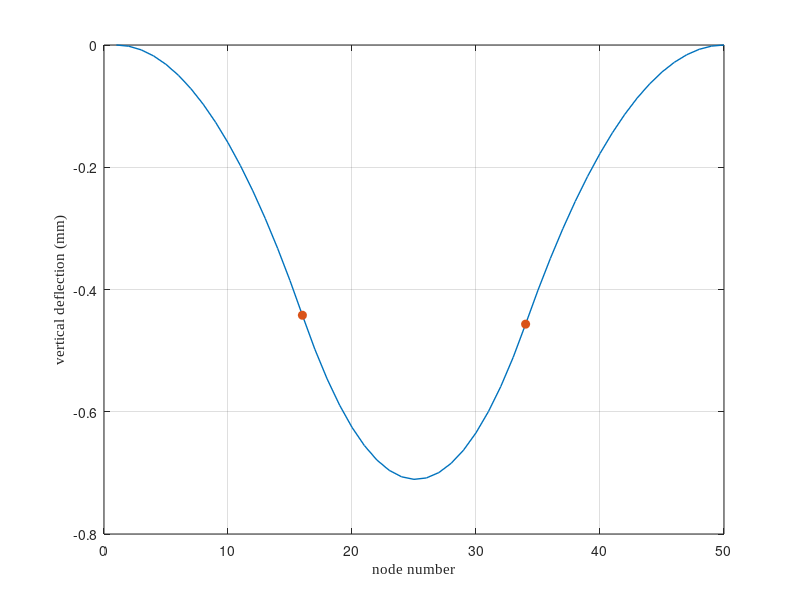
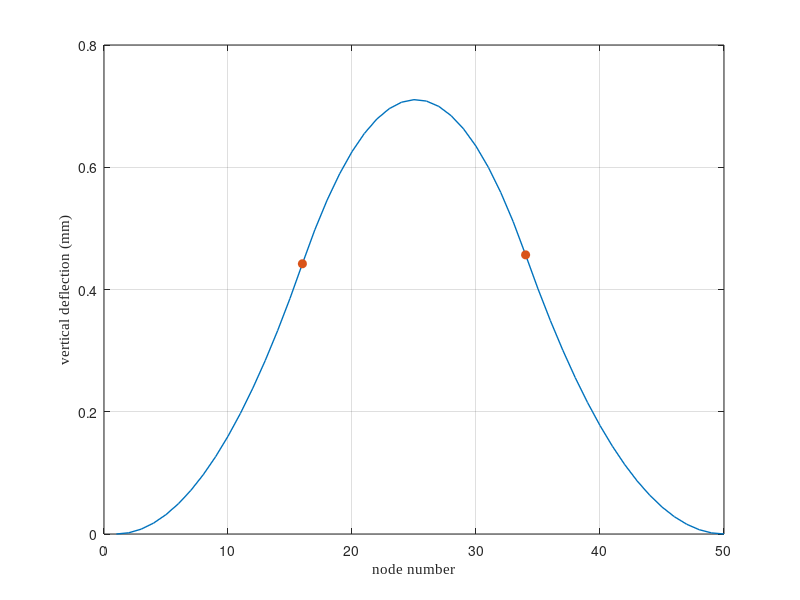
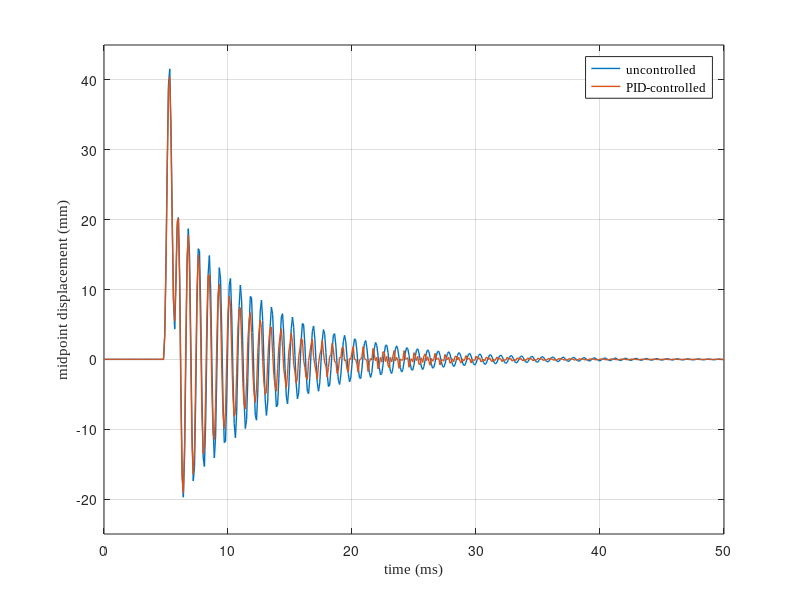
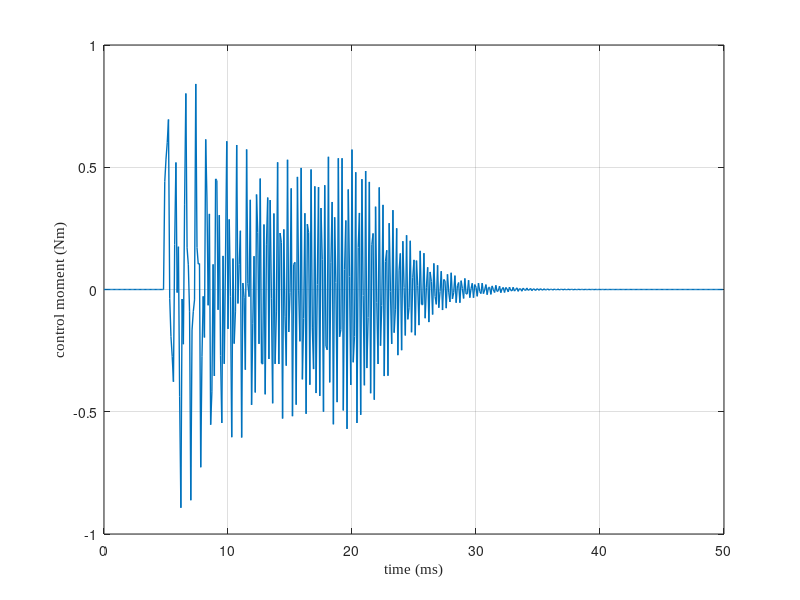

These charts were generated, in order, by the following MATLAB code: (Note: this script raises an error after producing the figures.)
clear; clc; close all;
% Directory to save figures
saveDir = 'C:\Users\trott\Dropbox\Conference Papers\In Progress\Roberts2025_IMECE\Latex\Figures';
if ~exist(saveDir, 'dir')
    mkdir(saveDir);
end

%% FEM Model Setup
% nElem = 49; E = 210e9; A = 0.01; I = 8.333e-6; rho = 7850; L = 2;
%nElem = 49; E = 210e9; width = 0.05; thickness = 0.005; rho = 7850; L = 1;
nElem = 49; E = 1.8602e10; width = 0.0254; thickness = 0.0016002; rho = 515.379; L = 0.0889;
A = width * thickness; I = (width * thickness^3) / 12; 
nNode = nElem + 1; dof_per_node = 3; totalDOF = nNode * dof_per_node;
Le = L / nElem;
nFrames = 50; colors = lines(nFrames);

% Element matrices
ke_axial = (E*A/Le)*[1 -1; -1 1];
ke_bend = (E*I/Le^3)*[12 6*Le -12 6*Le; 6*Le 4*Le^2 -6*Le 2*Le^2;
                      -12 -6*Le 12 -6*Le; 6*Le 2*Le^2 -6*Le 4*Le^2];
ke = zeros(6); me = zeros(6);
axial = [1 4]; bend = [2 3 5 6];
ke(axial,axial) = ke_axial; ke(bend,bend) = ke_bend;

me_axial = (rho*A*Le/6)*[2 1; 1 2];
me_bend = (rho*A*Le/420)*[156 22*Le 54 -13*Le; 22*Le 4*Le^2 13*Le -3*Le^2;
                          54 13*Le 156 -22*Le; -13*Le -3*Le^2 -22*Le 4*Le^2];
me(axial,axial) = me_axial; me(bend,bend) = me_bend;

K = zeros(totalDOF); M = zeros(totalDOF);
for e = 1:nElem
    idx = (e-1)*dof_per_node + (1:6);
    K(idx,idx) = K(idx,idx) + ke;
    M(idx,idx) = M(idx,idx) + me;
end

% Fixed-fixed boundary
fixedDOF = [1,2,3, totalDOF-2, totalDOF-1, totalDOF];
freeDOF = setdiff(1:totalDOF, fixedDOF);
Kf = K(freeDOF,freeDOF); Mf = M(freeDOF,freeDOF);

%% Static Deflection Under Moment Couple
% Prepare load vector
F_static = zeros(totalDOF, 1);

% Define same moment couple as in control: Nodes 20 and 30
nodeL = 16; nodeR = 34;
DOF_thetaL = (nodeL - 1)*dof_per_node + 3;
DOF_thetaR = (nodeR - 1)*dof_per_node + 3;

M0 = 0.5;  % Nm magnitude of static moment
F_static(DOF_thetaL) = -M0;
F_static(DOF_thetaR) = +M0;

% Apply boundary conditions
F_static_reduced = F_static(freeDOF);

% Solve static equilibrium: Kf * u = F_static
U_static = zeros(totalDOF, 1);
U_static(freeDOF) = Kf \ F_static_reduced;

% Extract vertical displacements
x_nodes = 1:nNode;
w_static = U_static(2:dof_per_node:end);  % vertical DOFs

figure('Units','inches','Position',[1 1 3.6 2.0]);
plot(x_nodes, 1e3*w_static, '-', 'LineWidth', 1);
hold on;

% Mark moment application nodes with red circles
plot(x_nodes([nodeL, nodeR]), 1e3*w_static([nodeL, nodeR]), 'o', ...
     'MarkerSize', 6, 'MarkerFaceColor', colors(2,:), 'Color', colors(2,:));

xlabel('node number', 'FontName', 'Times New Roman', 'FontSize', 11);
ylabel('vertical deflection (mm)', 'FontName', 'Times New Roman', 'FontSize', 11);
ylim([-0.8 0]);
grid on; box on;
print(gcf, fullfile(saveDir, 'static_deflection_moment1'), '-dpng', '-r300');


F_static(DOF_thetaL) = +M0;  % flipped
F_static(DOF_thetaR) = -M0;

% Apply BCs and solve
F_static_reduced = F_static(freeDOF);
U_static = zeros(totalDOF, 1);
U_static(freeDOF) = Kf \ F_static_reduced;

% Extract and plot
x_nodes = 1:nNode;
w_static = U_static(2:dof_per_node:end);  % vertical DOFs

figure('Units','inches','Position',[1 1 3.6 2.0]);
plot(x_nodes, 1e3*w_static, '-', 'LineWidth', 1);
hold on;

% Mark moment application nodes with red circles
plot(x_nodes([nodeL, nodeR]), 1e3*w_static([nodeL, nodeR]), 'o', ...
     'MarkerSize', 6, 'MarkerFaceColor', colors(2,:), 'Color', colors(2,:));
xlabel('node number', 'FontName', 'Times New Roman', 'FontSize', 11);
ylabel('vertical deflection (mm)', 'FontName', 'Times New Roman', 'FontSize', 11);
ylim([0 0.8]);
grid on; box on;
print(gcf, fullfile(saveDir, 'static_deflection_moment2'), '-dpng', '-r300');

%% Rayleigh damping
zeta1 = 0.02; zeta2 = 0.02;
[Phi,D] = eig(Kf,Mf); omega = sqrt(diag(D));
A = [1/(2*omega(1)) omega(1)/2; 1/(2*omega(2)) omega(2)/2];
ab = A\[zeta1; zeta2]; alpha = ab(1); beta = ab(2);
Cf = alpha*Mf + beta*Kf;

%% Time Integration Setup
dt = 1e-4; Tmax = 0.05; Nt = round(Tmax/dt); t = (0:Nt)*dt;
nDOF_f = length(freeDOF);

% Initial Conditions
W_free = zeros(nDOF_f,Nt+1); V = zeros(nDOF_f,Nt+1); Aacc = zeros(nDOF_f,Nt+1);

% Apply impulse near control region
impulse_node = round(25);  
mid_dof_global = (impulse_node-1)*dof_per_node + 2;
mid_dof = find(freeDOF==mid_dof_global);

f_dyn = zeros(nDOF_f, Nt+1);
impulse_val = 1000;

% Apply impulse starting at 0.1 ms (0.0001 s)
impulse_start_time = 0.005;  % seconds
impulse_duration = 0.001;     % impulse lasts for 1 ms
start_idx = round(impulse_start_time / dt);
num_impulse_steps = round(impulse_duration / dt);

% Apply impulse to f_dyn starting at start_idx
f_dyn(mid_dof, start_idx : start_idx + num_impulse_steps - 1) = impulse_val;

% Newmark coefficients
b = 1/4; g = 1/2;
a0 = 1/(b*dt^2); a1 = g/(b*dt); a2 = 1/(b*dt); a3 = 1/(2*b)-1;
a4 = g/b - 1; a5 = dt*(g/(2*b)-1);
Keff = Kf + a1*Cf + a0*Mf;

%% Free Response Simulation
W = W_free; Aacc(:,1) = Mf\(f_dyn(:,1) - Cf*V(:,1) - Kf*W(:,1));
for n = 1:Nt
    Feff = f_dyn(:,n+1) + ...
        Mf*(a0*W(:,n) + a2*V(:,n) + a3*Aacc(:,n)) + ...
        Cf*(a1*W(:,n) + a4*V(:,n) + a5*Aacc(:,n));
    W(:,n+1) = Keff \ Feff;
    Aacc(:,n+1) = a0*(W(:,n+1)-W(:,n)) - a2*V(:,n) - a3*Aacc(:,n);
    V(:,n+1) = V(:,n) + dt*((1-g)*Aacc(:,n) + g*Aacc(:,n+1));
end
W_free = W; A_free = Aacc; V_free = V;

% Control nodes (adjacent rotation DOFs)
left_node = 18; right_node = 32;
thetaL_global = (left_node - 1)*dof_per_node + 3;
thetaR_global = (right_node - 1)*dof_per_node + 3;
idL = find(freeDOF==thetaL_global); idR = find(freeDOF==thetaR_global);

if isempty(idL) || isempty(idR)
    error('Control node DOFs not found in freeDOF!');
end

%% PID Tuning Sweep
% Kp_vals = logspace(-2, -1, 10);
% Kd_vals = logspace(-6, -4, 10);
% Ki_vals = logspace(-8, -1, 5);
% results_pid = [];
% 
% peak_response = max(abs(W_free(mid_dof,:)));
% 
% fprintf('Running PID Tuning Sweep:\n');
% for kp = Kp_vals
%     for kd = Kd_vals
%         for ki = Ki_vals
%             fprintf('  Kp=%.1e, Kd=%.1e, Ki=%.1e ...\n', kp, kd, ki);
%             [peak, settle, rms_a] = run_PID_simulation(kp, kd, ki, ...
%                     zeros(nDOF_f,Nt+1), zeros(nDOF_f,Nt+1), zeros(nDOF_f,Nt+1), ...
%                     f_dyn, Mf, Cf, Kf, Keff, dt, Nt, t, mid_dof, freeDOF, totalDOF, ...
%                     dof_per_node, left_node, right_node, peak_response);
% 
%             results_pid = [results_pid; kp, kd, ki, 1e3*peak, settle, rms_a];
%         end
%     end
% end
% 
% T_pid = array2table(results_pid, ...
%     'VariableNames', {'Kp', 'Kd', 'Ki', 'PeakDisp_mm', 'SettleTime_ms', 'RMSAccel'});
% disp(T_pid);
% sorted_pid = sortrows(T_pid, {'PeakDisp_mm', 'SettleTime_ms', 'RMSAccel'});
% best_pid = sorted_pid(1,:);

%% Use Optimal PID Gains
% Kp = best_pid.Kp;
% Kd = best_pid.Kd;
% Ki = best_pid.Ki;
Kp = 0.117;
Kd = 0.000075;      
Ki = 0.01;
fprintf('Using optimal PID gains: Kp = %.2e, Kd = %.2e, Ki = %.2e\n', Kp, Kd, Ki);

%% Run PID Simulation for Plotting (with shutoff)
W_pid = zeros(nDOF_f,Nt+1); 
V_pid = zeros(nDOF_f,Nt+1); 
A_pid = zeros(nDOF_f,Nt+1);
f_pid = f_dyn; 
M_record_pid = zeros(1,Nt);
curvature_integral = 0;

peak_response = max(abs(W_free(mid_dof,:)));
control_threshold = 0.075 * peak_response;   
sustain_steps = round(0.005 / dt);          
below_thresh_counter = 0;
control_active = true;
decay_factor = 1.0;
decay_tau = 0.005;  
decay_started = false;

for n = 1:Nt
    % Check midpoint DOF magnitude
    if abs(W_pid(mid_dof, n)) < control_threshold
        below_thresh_counter = below_thresh_counter + 1;
    else
        below_thresh_counter = 0;
    end

    % Trigger decay if sustained below threshold
    if control_active && below_thresh_counter >= sustain_steps
        control_active = false;
        decay_started = true;
        decay_start_time = t(n);
    end

    % Update decay factor if in decay mode
    if decay_started
        elapsed_decay = t(n) - decay_start_time;
        decay_factor = exp(-elapsed_decay / decay_tau);
        % Optional: zero control if it’s negligible
        if decay_factor < 1e-4
            decay_factor = 0;
        end
    else
        decay_factor = 1.0;
    end

    % Control moment calculation (decay applied to full law)
    thetaL = W_pid(idL, n); thetaR = W_pid(idR, n);
    dthetaL = V_pid(idL, n); dthetaR = V_pid(idR, n);

    curvature = thetaR - thetaL;
    curvature_rate = dthetaR - dthetaL;
    curvature_integral = curvature_integral + curvature * dt;

    M_control = decay_factor * (-Kp * curvature - Kd * curvature_rate - Ki * curvature_integral);

    % Apply moment couple
    f_pid(idL, n+1) = f_pid(idL, n+1) - M_control;
    f_pid(idR, n+1) = f_pid(idR, n+1) + M_control;

    M_record_pid(n) = M_control;

    % Newmark Integration
    Feff = f_pid(:,n+1) + ...
        Mf*(a0*W_pid(:,n) + a2*V_pid(:,n) + a3*A_pid(:,n)) + ...
        Cf*(a1*W_pid(:,n) + a4*V_pid(:,n) + a5*A_pid(:,n));

    W_pid(:,n+1) = Keff \ Feff;
    A_pid(:,n+1) = a0*(W_pid(:,n+1)-W_pid(:,n)) - a2*V_pid(:,n) - a3*A_pid(:,n);
    V_pid(:,n+1) = V_pid(:,n) + dt*((1-g)*A_pid(:,n) + g*A_pid(:,n+1));
end

%% Plot Displacement Comparison with PID
figure('Units','inches','Position',[1 1 3.6 2.0]);
plot(1e3 * t, 1e3 * W_free(mid_dof,:), 'LineWidth', 1); hold on;
plot(1e3 * t, 1e3 * W_pid(mid_dof,:), 'LineWidth', 1);
xlabel('time (ms)', 'FontName', 'Times New Roman', 'FontSize', 11);
ylabel('midpoint displacement (mm)', 'FontName', 'Times New Roman', 'FontSize', 11);
legend({'uncontrolled', 'PID-controlled'}, 'FontName', 'Times New Roman', 'FontSize', 9);
ylim([-25 45]);
grid on; box on;
print(gcf, fullfile(saveDir, 'displacement_comparison_pid'), '-dpng', '-r300');

%% Plot PID Control Moment
figure('Units','inches','Position',[1 1 3.6 2.0]);
plot(1e3 * t(1:Nt), M_record_pid, 'LineWidth', 1);
xlabel('time (ms)', 'FontName', 'Times New Roman', 'FontSize', 11);
ylabel('control moment (Nm)', 'FontName', 'Times New Roman', 'FontSize', 11);
grid on; box on;
print(gcf, fullfile(saveDir, 'control_moment_pid'), '-dpng', '-r300');

%% Reconstruct full DOF history
U_hist = zeros(totalDOF, Nt+1);
U_hist(freeDOF, :) = W_free;

% Extract vertical displacements
w_hist = U_hist(2:dof_per_node:end, :);
x_nodes = 1:nNode;
t_hist = t;

% Choose frames
frame_idx = round(linspace(1, size(w_hist, 2), nFrames));

% Build colormap based on time progression
cmap = turbo(nFrames);  % Or use 'parula', 'jet', etc.

% Create figure
figure('Units','inches','Position',[1 1 3.6 3.0]);
hold on;

for i = 1:nFrames
    color = cmap(i, :);
    plot(x_nodes, 1e3 * w_hist(:, frame_idx(i)), '-', ...
         'LineWidth', 1.2, 'Color', color);
end

xlabel('node number', 'FontName', 'Times New Roman', 'FontSize', 11);
ylabel('vertical deflection (mm)', 'FontName', 'Times New Roman', 'FontSize', 11);
ylim([-15 30]);
grid on; box on;
set(gca, 'FontName', 'Times New Roman', 'FontSize', 11, 'LineWidth', 1);

% Add custom colorbar as time legend
colormap(cmap);
cb = colorbar('southoutside');
cb.Ticks = linspace(0, 1, 5);
cb.TickLabels = arrayfun(@(i) sprintf('%.0f', 1e3 * t_hist(frame_idx(i))), ...
                         round(linspace(1, nFrames, 5)), 'UniformOutput', false);
cb.Label.String = 'time scale (ms)';
cb.Label.FontName = 'Times New Roman';
cb.Label.FontSize = 11;

% Save
print(gcf, fullfile(saveDir, 'beam_shape_over_time_free_colormap'), '-dpng', '-r300');

%% Performance Metrics
disp('Performance Comparison:');

% Metrics
peak_free = max(abs(W_free(mid_dof,:)));
control_active = true;
control_threshold = 0.01 * peak_free;  % 1% of peak
sustain_steps = round(0.005 / dt);     % 5 ms
below_thresh_counter = 0;
peak_pid = max(abs(W_pid(mid_dof,:)));
rms_window = t <= 0.015;
rms_a_free = rms(A_free(mid_dof, rms_window));
rms_a_pid = rms(A_pid(mid_dof, rms_window));
rms_a_free_dB = 20 * log10(rms_a_free);
rms_a_pid_dB  = 20 * log10(rms_a_pid);

% Settling thresholds
settle_thresh_free = 0.05 * peak_free;
settle_thresh_pid   = 0.05 * peak_pid;
sustain_steps = round(0.005 / dt);  % 5 ms

[~, peak_idx_free] = max(abs(W_free(mid_dof,:)));
[~, peak_idx_pid]   = max(abs(W_pid(mid_dof,:)));

settle_free_ms = NaN;
settle_pid_ms   = NaN;

% Settling time detection
for k = peak_idx_free : Nt - sustain_steps
    window = abs(W_free(mid_dof, k : k + sustain_steps));
    if all(window < settle_thresh_free)
        settle_free_ms = t(k) * 1e3;
        break;
    end
end

for k = peak_idx_pid : Nt - sustain_steps
    window = abs(W_pid(mid_dof, k : k + sustain_steps));
    if all(window < settle_thresh_pid)
        settle_pid_ms = t(k) * 1e3;
        break;
    end
end

% Compute improvements
cond_Keff = cond(Keff);
peak_improvement = (peak_free - peak_pid) / peak_free * 100;
rms_improvement = (rms_a_free_dB - rms_a_pid_dB) / rms_a_free_dB * 100;
% fprintf('DEBUG: RMS free = %.4f, RMS pd = %.4f\n', rms_a_free, rms_a_pid);

if ~isnan(settle_free_ms) && ~isnan(settle_pid_ms) && settle_free_ms > 0
    settle_improvement = (settle_free_ms - settle_pid_ms) / settle_free_ms * 100;
else
    settle_improvement = NaN;
end

% Display results
fprintf('Condition number of Keff: %.2e\n', cond_Keff);
fprintf('%-25s %-12s %-12s %-12s\n', 'Metric', 'Free', 'PD', 'Improvement');
fprintf('%-25s %-12.2f %-12.2f %-12.2f\n', 'Peak Displacement (mm)', ...
        1e3 * peak_free, 1e3 * peak_pid, peak_improvement);
if ~isnan(settle_free_ms) && ~isnan(settle_pid_ms)
    fprintf('%-25s %-12.2f %-12.2f %-12.2f\n', 'Settling Time (ms)', ...
            settle_free_ms, settle_pid_ms, settle_improvement);
else
    fprintf('%-25s %-12s %-12s %-12s\n', 'Settling Time (ms)', ...
            settle_free_ms_str(settle_free_ms), ...
            settle_free_ms_str(settle_pid_ms), '--');
end
fprintf('%-25s %-12.2f %-12.2f %-12.2f\n', 'RMS Accel (dB)', ...
        rms_a_free_dB, rms_a_pid_dB, rms_improvement);

% Helper function to print -- for NaNs
function out = settle_free_ms_str(val)
    if isnan(val)
        out = '--';
    else
        out = sprintf('%.2f', val);
    end
end

%% Helper function for PID simulation
function [peak_pid, settle_pid_ms, rms_pid] = run_PID_simulation(Kp, Kd, Ki, ...
    W0, V0, A0, f_dyn, Mf, Cf, Kf, Keff, dt, Nt, t, mid_dof, freeDOF, ...
    totalDOF, dof_per_node, left_node, right_node, peak_response)

    nDOF_f = size(W0, 1);
    W_pid = W0; V_pid = V0; A_pid = A0;
    f_pid = f_dyn;
    M_record = zeros(1, Nt);
    curvature_integral = 0;

    thetaL_global = (left_node - 1)*dof_per_node + 3;
    thetaR_global = (right_node - 1)*dof_per_node + 3;
    idL = find(freeDOF == thetaL_global); idR = find(freeDOF == thetaR_global);

    b = 1/4; g = 1/2;
    a0 = 1/(b*dt^2); a1 = g/(b*dt); a2 = 1/(b*dt); a3 = 1/(2*b)-1;
    a4 = g/b - 1; a5 = dt*(g/(2*b)-1);

    control_threshold = 0.075 * peak_response;   
    sustain_steps = round(0.005 / dt);          
    below_thresh_counter = 0;
    control_active = true;
    decay_factor = 1.0;
    decay_tau = 0.005;  
    decay_started = false;

    for n = 1:Nt
        % Check midpoint DOF magnitude
        if abs(W_pid(mid_dof, n)) < control_threshold
            below_thresh_counter = below_thresh_counter + 1;
        else
            below_thresh_counter = 0;
        end
    
        % Trigger decay if sustained below threshold
        if control_active && below_thresh_counter >= sustain_steps
            control_active = false;
            decay_started = true;
            decay_start_time = t(n);
        end
    
        % Update decay factor if in decay mode
        if decay_started
            elapsed_decay = t(n) - decay_start_time;
            decay_factor = exp(-elapsed_decay / decay_tau);
            % Optional: zero control if it’s negligible
            if decay_factor < 1e-4
                decay_factor = 0;
            end
        else
            decay_factor = 1.0;
        end
    
        % Control moment calculation (decay applied to full law)
        thetaL = W_pid(idL, n); thetaR = W_pid(idR, n);
        dthetaL = V_pid(idL, n); dthetaR = V_pid(idR, n);
    
        curvature = thetaR - thetaL;
        curvature_rate = dthetaR - dthetaL;
        curvature_integral = curvature_integral + curvature * dt;
    
        M_control = decay_factor * (-Kp * curvature - Kd * curvature_rate - Ki * curvature_integral);
    
        % Apply moment couple
        f_pid(idL, n+1) = f_pid(idL, n+1) - M_control;
        f_pid(idR, n+1) = f_pid(idR, n+1) + M_control;
    
        M_record_pid(n) = M_control;
    
        % Newmark Integration
        Feff = f_pid(:,n+1) + ...
            Mf*(a0*W_pid(:,n) + a2*V_pid(:,n) + a3*A_pid(:,n)) + ...
            Cf*(a1*W_pid(:,n) + a4*V_pid(:,n) + a5*A_pid(:,n));
    
        W_pid(:,n+1) = Keff \ Feff;
        A_pid(:,n+1) = a0*(W_pid(:,n+1)-W_pid(:,n)) - a2*V_pid(:,n) - a3*A_pid(:,n);
        V_pid(:,n+1) = V_pid(:,n) + dt*((1-g)*A_pid(:,n) + g*A_pid(:,n+1));
    end

    response = W_pid(mid_dof, :);
    peak_pid = max(abs(response));
    rms_pid = rms(A_pid(mid_dof, t <= 0.015));

    % Settling time detection
    settle_thresh = 0.05 * peak_pid;
    sustain_steps = round(0.005 / dt);
    [~, peak_idx] = max(abs(response));
    settle_pid_ms = NaN;

    for k = peak_idx:Nt - sustain_steps
        if all(abs(response(k:k + sustain_steps)) < settle_thresh)
            settle_pid_ms = (k * dt) * 1e3;
            break;
        end
    end
end
